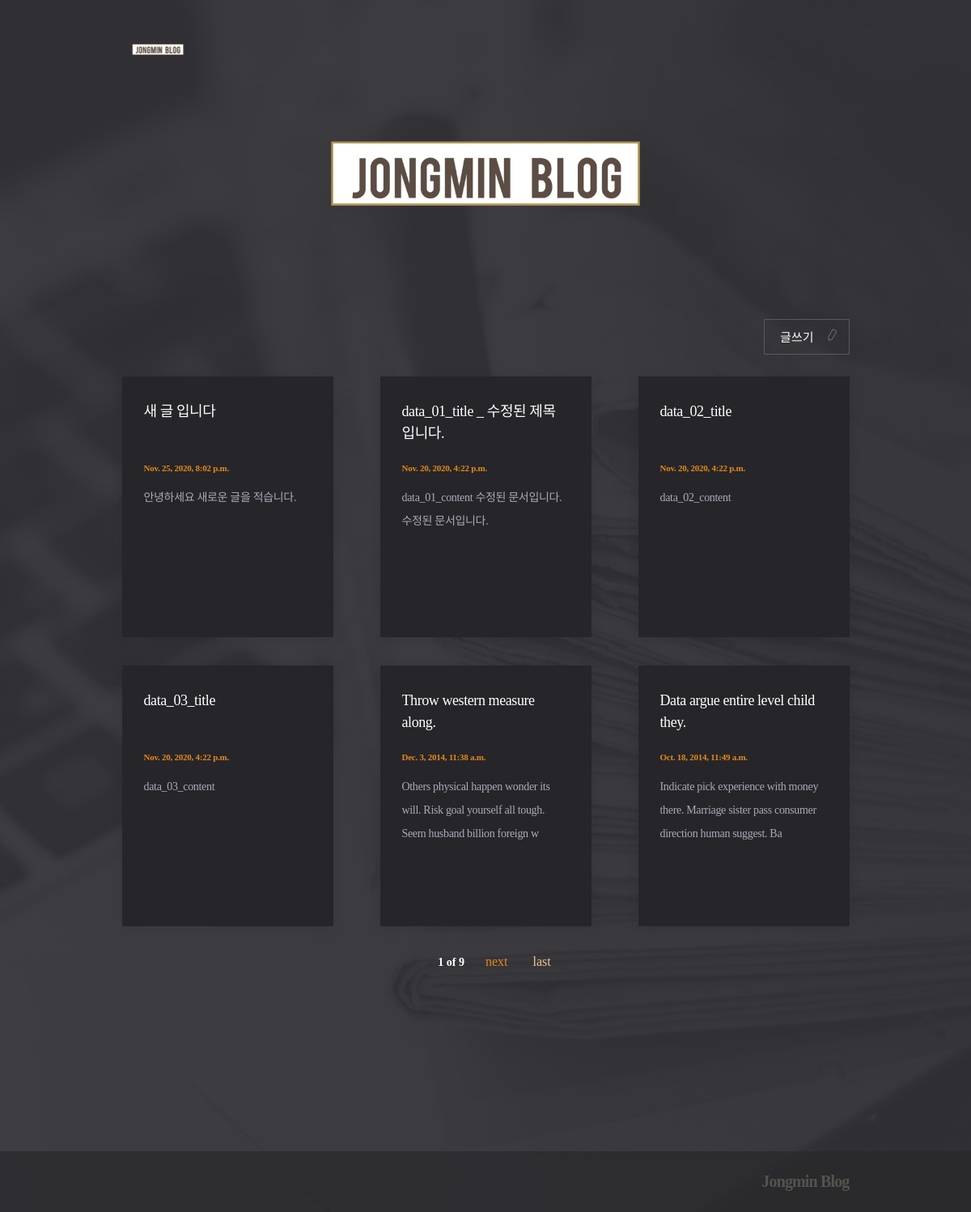
/posts/, run on the app's committed database.
### posts/models.py (models this page shows, shortened)
class Post(models.Model):
    title = models.CharField(max_length=50, unique=True,
                                error_messages={'unique': '이미 있는 제목이네요!'})
    content = models.TextField(validators=[
        MinLengthValidator(10, '너무 짧군요! 10자 이상 적어주세요.'),
        validate_symbols
    ])
    dt_created = models.DateTimeField(verbose_name="Date Created", auto_now_add=True)
    dt_modified = models.DateTimeField(verbose_name="Date Modified", auto_now=True)

### posts/views.py (the view)
# urls.py: path('posts/', views.PostListView.as_view(), name='post-list'),
class PostListView(ListView):
    model = Post
    ordering = ['-dt_created']
    paginate_by = 6

### posts/templates/posts/post_list.html (shortened to what this page needs)
{% extends './base.html' %}
{% load static %}
{% block css %}
    <link rel="stylesheet" href="{% static 'posts/css/post_list.css' %}">
{% endblock css %}
{% block logo_text %}
    <div id="header">
        <div class="container">
            <h1><img src="{% static 'posts/images/headertxt.png' %}"></h1>
        </div>
    </div>
{% endblock logo_text %}
{% block content %}
    <div class="btn_post">
        <a href="{% url 'post-create'%}">글쓰기</a>
    </div>
    {% if page_obj.object_list %}
        <div class="post_container">
            {% for post in page_obj.object_list %}
                <div class="post"><a href="{% url 'post-detail' post.id %}">
                    <h2 class="title">{{post.title}}</h2>
                    <p class="date">{{post.dt_created}}</p>
                    <p class="text">{{post.content|slice:":100"}}</p>
                </a></div>
            {% endfor %}
        </div>
        <div class="paginator">
            <span class="page">
                <p>{{page_obj.number}} of {{page_obj.paginator.num_pages}}</p>
            </span>
            {% if page_obj.has_next %}
                <a href="?page={{page_obj.next_page_number}}" class="next">next</a>
                <a href="?page={{page_obj.paginator.num_pages}}" class="last">last</a>
            {% endif %}
        </div>
    {% else %}
        <div class="blank">
            <p>보여줄 글이 없어요.<br>첫 글을 작성해보면 어떨까요?</p>
        </div>
    {% endif %}
{% endblock content %}

### posts/templates/posts/base.html (shortened to what this page needs)
{% load static %}
<!DOCTYPE html>
<html lang="en">
<head>
    {% block css %}
    {% endblock css %}
</head>
<body>
   <div id="warp">
        <div id="header">
            <div id="nav">
                <div class="logo">
                    <a href="{% url 'post-list' %}"><img src="{% static 'posts/images/logo.png' %}"></a>
                </div>
            </div>
        </div>
        {% block logo_text %}
        {% endblock logo_text %}
        <div id="content">
            <div class="container">
                {% block content %}
                {% endblock content %}
            </div>
        </div>
        <div id="footer">
            <div class="footer">
                <p>Jongmin Blog</p>
            </div>
        </div>
    </div>
</body>
</html>

### posts/static/posts/css/post_list.css (style rules this page uses)
h1,h2,h3,p,a,ul,li { margin: 0; padding: 0; font-family : 'NanumMyeongjo'; font-weight: 200; list-style: none; text-decoration: none; outline: none; color: black; }
html { position: relative; min-height: 100%; margin: 0; }
body { min-height: 100%; margin: 0; padding: 0; background: url(../images/bg.jpg) no-repeat center top/cover; -webkit-font-smoothing: antialiased; -moz-osx-font-smoothing: auto; }
img { margin: 0; padding: 0; border: 0; }
#nav { height: 60px; }
#header { margin: 23px 0 39px; }
#content { margin-bottom: 300px; }
#footer { position: absolute; left: 0; bottom: 0; width: 100%; height: 75px; background: rgba(41, 41, 44, 0.7); }
.container { width: 899px; margin: 0 auto; }
.logo { width: 65%; min-width: 899px; margin: 0 auto; padding-top: 17px; }
.logo img { width: 88px; }
h1 { text-align: center; }
h1 img { width: 400px; }
.btn_post { text-align: right; }
.btn_post a { display: inline-block; margin-bottom: 27px; padding: 10px 43px 11px 19px; font-size: 15px; color: #fff; border: 1px solid #5b595f; border-radius: 1px; background: url(../images/pen.svg)no-repeat 75px 11px/16px; }
.post_container { display: grid; margin-bottom: 35px; grid-template-columns: repeat(3,1fr); grid-auto-rows: minmax(322px, auto); grid-column-gap: 58px; grid-row-gap: 35px; }
.post { background: #26252a; padding: 30px 29px 40px 27px; box-shadow: 0 2px 14px 0 rgba(0, 0, 0, 0.09); }
.post h2 { height: 54px; font-size: 18px; color: #fff; line-height: 1.5; letter-spacing: -0.42px; overflow: hidden; text-overflow: ellipsis; display: -webkit-box; -webkit-line-clamp: 2; -webkit-box-orient: vertical; word-wrap:break-word; }
.post .date { margin: 23px 0 17px; font-size: 11px; font-weight: bold; color: #e38917; letter-spacing: -0.25px; }
.post .text { font-size: 14px; color: #a9abb7; line-height: 2.07; letter-spacing: -0.32px; overflow: hidden; text-overflow: ellipsis; display: -webkit-box; -webkit-line-clamp: 5; -webkit-box-orient: vertical; word-wrap:break-word; }
.paginator { text-align: center; }
.paginator a { display: inline-block; }
.paginator .first,.paginator .last { color: #f1c68f; }
.paginator .last { margin-left: 27px; }
.paginator .prev,.paginator .next { color: #e38917; }
.paginator span { display: inline-block; }
.paginator span p { font-size: 14px; font-weight: bold; color: #fff; margin: 0 22px; }
.footer { width: 65%; min-width: 899px; margin: 0 auto; }
.footer p { text-align: right; font-size: 20px; line-height: 75px; font-weight: 800; letter-spacing: -0.85px; color: #53534f; }

### data on the page
Post: title "새 글 입니다", dt_created "Nov. 25, 2020, 8:02 p.m.", content "안녕하세요 새로운 글을 적습니다."
Post: title "data_01_title _ 수정된 제목입니다.", dt_created "Nov. 20, 2020, 4:22 p.m.", content "data_01_content 수정된 문서입니다. 수정된 문서입니다."
Post: title "data_02_title", dt_created "Nov. 20, 2020, 4:22 p.m.", content "data_02_content"
Post: title "data_03_title", dt_created "Nov. 20, 2020, 4:22 p.m.", content "data_03_content"
Post: title "Throw western measure along.", dt_created "Dec. 3, 2014, 11:38 a.m.", content "Others physical happen wonder its will. Risk goal yourself all tough. Seem husband billion foreign w"
Post: title "Data argue entire level child they.", dt_created "Oct. 18, 2014, 11:49 a.m.", content "Indicate pick experience with money there. Marriage sister pass consumer direction human suggest. Ba"

### other printed values
{{ page_obj.number }} "1"
{{ page_obj.paginator.num_pages }} "9"
